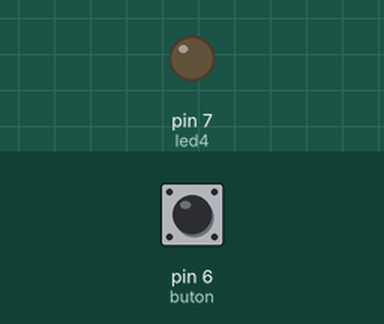
Bench run of a sketch on a simulated Arduino Uno, built with avr-gcc and run on an emulated ATmega328P. On the bench: output pins drawn as LEDs (lit = HIGH). The test bench sets the inputs (shaded band); at power-on: pin 6 (buton) LOW. What the sketch prints to the serial monitor is not drawn.

Above: at 1.2 s.
1.3 s: pin 6 (buton) pulled HIGH for 0.15 s
At 1.38 s:
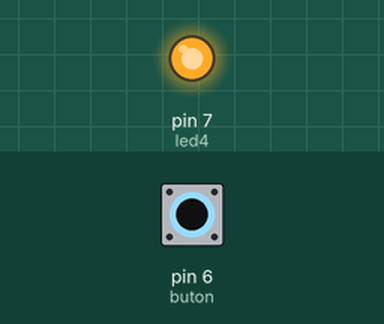
2.9 s: pin 6 (buton) pulled HIGH for 3.2 s
At 7.0 s:
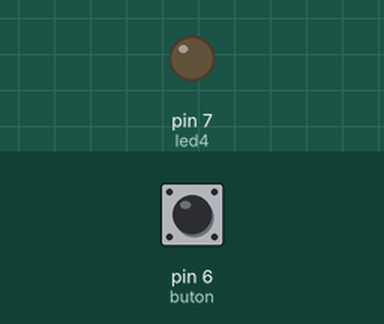
Timing chart, 0 to 8.5 s (numbered marks = the images above; inputs shaded):
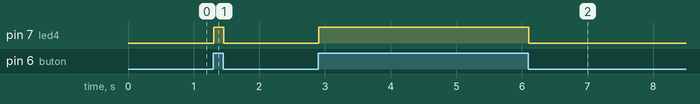

Measured:
- after the input at 1.3 s, pin 7 (led4): LOW → HIGH at once, → LOW 0.15 s later
- after the input at 2.9 s, pin 7 (led4): LOW → HIGH at once, → LOW 3.2 s later

The sketch:

butonluledserial.ino
```cpp
#define buton 6
#define led4 7
int butondurum = 0 ;
void setup() {
  pinMode(buton,INPUT);
  pinMode(led4, OUTPUT);
  Serial.begin(9600);
}
void loop() {
  butondurum = digitalRead(buton);
  Serial.println(butondurum);
  if (butondurum == 1){
    digitalWrite(led4,HIGH);
    }
  else {
    digitalWrite(led4,LOW);
}
}
```
